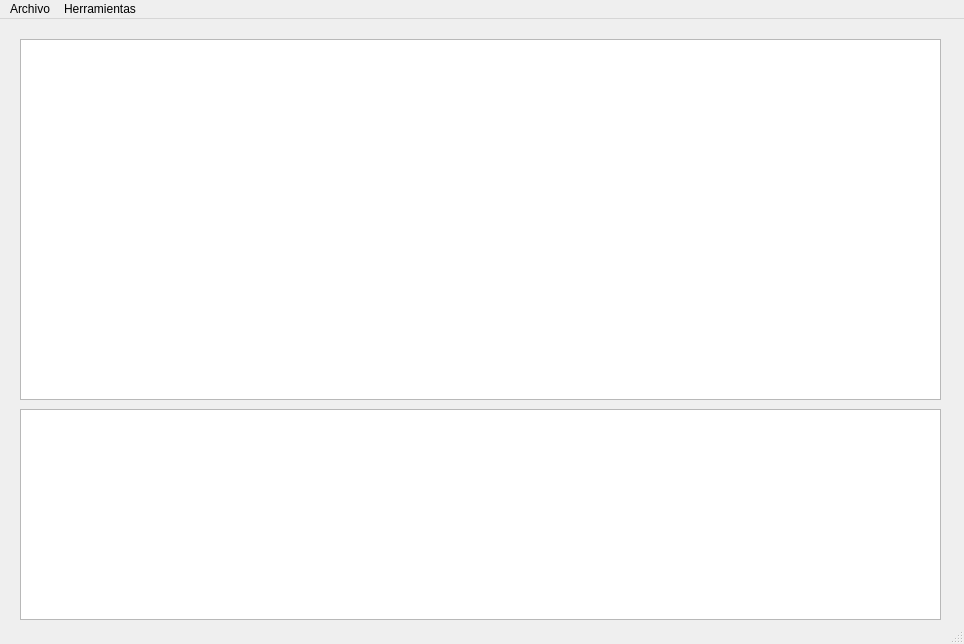
<?xml version="1.0" encoding="UTF-8"?>
<ui version="4.0">
 <class>MainWindow</class>
 <widget class="QMainWindow" name="MainWindow">
  <property name="geometry">
   <rect>
    <x>0</x>
    <y>0</y>
    <width>964</width>
    <height>644</height>
   </rect>
  </property>
  <property name="windowTitle">
   <string>OLC</string>
  </property>
  <widget class="QWidget" name="centralWidget">
   <widget class="QTextEdit" name="txtEditor">
    <property name="geometry">
     <rect>
      <x>20</x>
      <y>20</y>
      <width>921</width>
      <height>361</height>
     </rect>
    </property>
   </widget>
   <widget class="QTextEdit" name="txtConsola">
    <property name="geometry">
     <rect>
      <x>20</x>
      <y>390</y>
      <width>921</width>
      <height>211</height>
     </rect>
    </property>
   </widget>
  </widget>
  <widget class="QMenuBar" name="menuBar">
   <property name="geometry">
    <rect>
     <x>0</x>
     <y>0</y>
     <width>964</width>
     <height>22</height>
    </rect>
   </property>
   <widget class="QMenu" name="menuArchivo">
    <property name="title">
     <string>Archivo</string>
    </property>
    <addaction name="actionNuevo"/>
    <addaction name="actionAbrir"/>
    <addaction name="actionGuardar"/>
    <addaction name="actionGuardar_Como"/>
   </widget>
   <widget class="QMenu" name="menuHerramientas">
    <property name="title">
     <string>Herramientas</string>
    </property>
    <addaction name="separator"/>
    <addaction name="actionCompilar"/>
    <addaction name="separator"/>
    <addaction name="actionErrores"/>
    <addaction name="actionAST"/>
   </widget>
   <addaction name="menuArchivo"/>
   <addaction name="menuHerramientas"/>
  </widget>
  <widget class="QStatusBar" name="statusBar"/>
  <action name="actionNuevo">
   <property name="text">
    <string>Nuevo</string>
   </property>
  </action>
  <action name="actionAbrir">
   <property name="text">
    <string>Abrir</string>
   </property>
  </action>
  <action name="actionGuardar">
   <property name="text">
    <string>Guardar</string>
   </property>
  </action>
  <action name="actionGuardar_Como">
   <property name="text">
    <string>Guardar Como</string>
   </property>
  </action>
  <action name="actionCompilar">
   <property name="text">
    <string>Compilar</string>
   </property>
  </action>
  <action name="actionErrores">
   <property name="text">
    <string>Errores</string>
   </property>
  </action>
  <action name="actionAST">
   <property name="text">
    <string>AST</string>
   </property>
  </action>
 </widget>
 <layoutdefault spacing="6" margin="11"/>
 <resources/>
 <connections/>
</ui>
